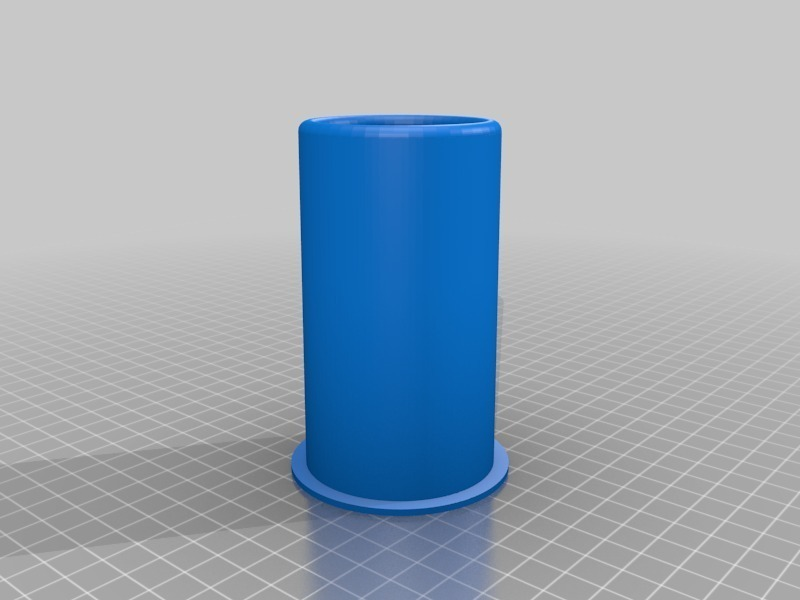
#> input picture data/blue_cylinder.jpg, 800 x 600 px
$ python whole_image.py
#> lines starting #> are read from the running program, lines starting #| are printed output that depends on the picture
### descriptor/descriptor.py
import os
import sys
import cv2 as cv
import numpy as np
import matplotlib.pyplot as plt
from scipy.signal import convolve, fftconvolve
import scipy.ndimage as ndimage

# add the path to the visualize_hessian folder
sys.path.append(os.path.join("..", "visualize_hessian"))
# import visualize_hessian.visu_hessian
import visu_hessian as vh

# return to the root directory
sys.path.append(os.path.join(".."))

################
# Orientations #
################


# [999 lines left out: functions compute_orientation, convert_angles_to_pos_degrees, compute_orientations, create_1D_gaussian_kernel, convolve_2D_gaussian, compute_gaussian_mean and 17 more, not called in this run]
import os
import sys
import cv2 as cv
import numpy as np
import matplotlib.pyplot as plt
from scipy.signal import convolve, fftconvolve
import scipy.ndimage as ndimage

# add the path to the visualize_hessian folder
sys.path.append(os.path.join("..", "visualize_hessian"))
# import visualize_hessian.visu_hessian
import visu_hessian as vh

# return to the root directory
sys.path.append(os.path.join(".."))

################
# Orientations #
################


# [248 lines left out: functions compute_orientation, convert_angles_to_pos_degrees, compute_orientations, create_1D_gaussian_kernel, convolve_2D_gaussian, compute_gaussian_mean and 5 more, not called in this run]


def compute_features_overall2(g_img, border_size=1):
    """
    Compute useful features for all pixels of a grayscale image.
    All angular features are in degrees in [0, 360[.
    Return signed principal directions, absolute value of eigenvalues, gradients norms and orientations.
    """
    # compute eigenvalues and eigenvectors of the Hessian matrix
    # recall objects in the avoided border are set to 0
    eigvals, eigvects, gradients = vh.compute_hessian_gradient_subimage(
        g_img, border_size
    )

    # compute eigenvalues absolute values
    abs_eigvals = np.abs(eigvals)
    # compute gradients norms
    gradients_norms = np.linalg.norm(gradients, axis=2)

    # Make eigenvalues positive by multiplying their corresponding eigenvectors by their signs.
    # ie 180° rotation
    signed_eigvects = np.zeros_like(eigvects, dtype=np.float32)
    for eigval_id in range(2):
        signed_eigvects[:, :, eigval_id] = (
            eigvects[:, :, eigval_id]
            * ((eigvals[:, :, eigval_id] > 0)[:, :, np.newaxis])
            + eigvects[:, :, eigval_id]
            * ((eigvals[:, :, eigval_id] < 0) * (-1))[:, :, np.newaxis]
        )

    # compute principal directions of the Hessian matrix as angles with horizontal vector
    signed_principal_directions = np.zeros(eigvects.shape[:3], dtype=np.float32)
    for eigvect_id in range(2):
        signed_principal_directions[:, :, eigvect_id] = compute_horiz_angles(
            signed_eigvects[:, :, eigvect_id]
        )
    # compute orientations of the gradients in degrees
    orientations = compute_orientations(g_img, border_size)

    # convert and rescale angles in [0, 360[
    posdeg_orientations = convert_angles_to_pos_degrees(orientations)
    # same for principal directions (therefore they are angles)
    posdeg_signed_principal_directions = np.zeros(
        signed_principal_directions.shape[:3], dtype=np.float32
    )
    for prin_dir_id in range(2):
        posdeg_signed_principal_directions[
            :, :, prin_dir_id
        ] = convert_angles_to_pos_degrees(
            signed_principal_directions[:, :, prin_dir_id]
        )

    features = [
        posdeg_signed_principal_directions,
        abs_eigvals,
        gradients_norms,
        posdeg_orientations,
    ]

    return features


######################
# Compute histograms #
######################


# [599 lines left out: functions rescale_value, rotate_orientations, compute_vector_histogram, rotate_point, rotate_point_pixel, compute_rotated_vector_histogram and 8 more, not called in this run]

### descriptor/whole_image.py
from descriptor import compute_descriptor_histograms2_rotated, compute_features_overall2
import cv2 as cv
import numpy as np

#compute_descriptor_vect = np.vectorize(compute_descriptor_histograms2_rotated)

if __name__ == '__main__':
    g_img = cv.imread("../data/blue_cylinder.jpg", cv.IMREAD_GRAYSCALE).astype(np.float64)
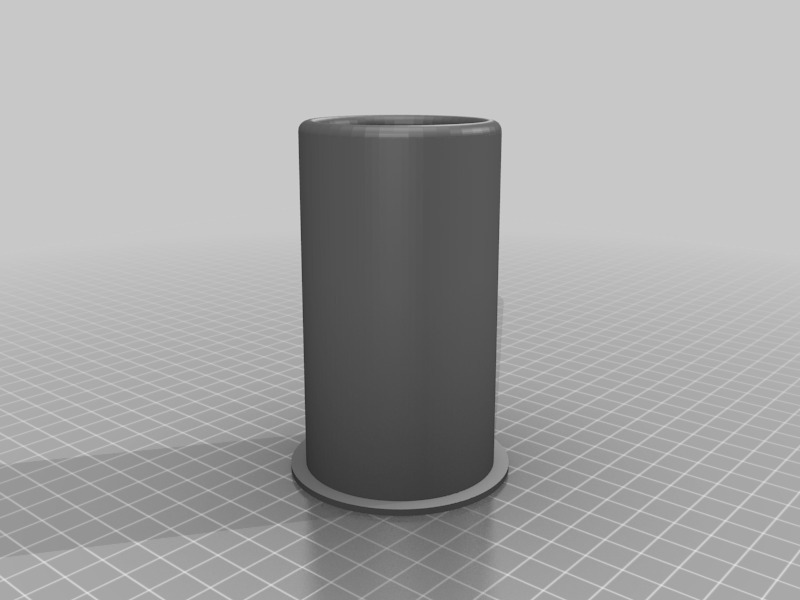
#> g_img: shape (600, 800) float64; min 44, max 228, mean 165
    features = compute_features_overall2(g_img)
#> (the run stopped early here; a loop or call above may not have finished)
